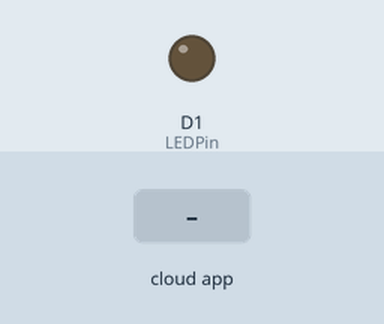
The sketch below on a simulated ESP8266 (NodeMCU). Shown: output pins drawn as LEDs (lit = HIGH). Inputs (shaded band) come from the test bench. WiFi joins after 1.5 s; servers stay silent unless stated; the Firebase database answers and starts empty; what the sketch prints to the serial monitor is not drawn.

Above: at 2.8 s.
2.9 s: the phone or cloud app sets LED to 1
At 3.6 s:
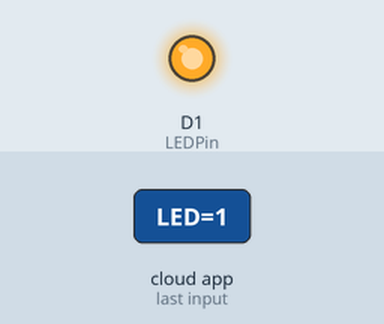
4.7 s: the phone or cloud app sets LED to 0
At 5.6 s:
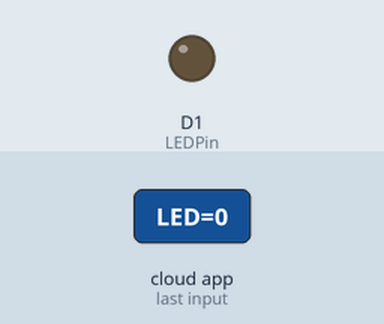
Timing chart, 0 to 7.7 s (numbered marks = the images above; inputs shaded):
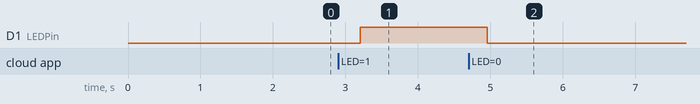

The sketch:

Remote_Control_LED.ino
```cpp
#include <ESP8266WiFi.h>
#include <FirebaseArduino.h>

#define WIFI_SSID "<SSID>"
#define WIFI_PASSWORD "<Password>"

#define FIREBASE_URL "<Firebase-URL>"
#define FIREBASE_AUTH "<Firebase-Password>"
//You need

const int LEDPin = D1;

void setup() {

 Serial.begin(115200);
 Serial.println(WiFi.localIP());
 WiFi.begin(WIFI_SSID, WIFI_PASSWORD);
 while (WiFi.status() != WL_CONNECTED)
  {
    Serial.print(".");
    delay(500);
  }

 Serial.println();
 Serial.print("Connected.");
 Serial.println(WiFi.localIP());

 pinMode(LEDPin, OUTPUT);

 Firebase.begin(FIREBASE_URL, FIREBASE_AUTH);
 Firebase.setInt("ArDUINO/LED", 0);
}
void loop() {
  digitalWrite(LEDPin, Firebase.getInt("ArDUINO/LED"));
  delay(200);
  //Makes a new directory in Database
 }
```

Measured:
- after the input at 2.9 s, D1 (LEDPin): LOW → HIGH after 0.30 s
- after the input at 4.7 s, D1 (LEDPin): HIGH → LOW after 0.25 s
